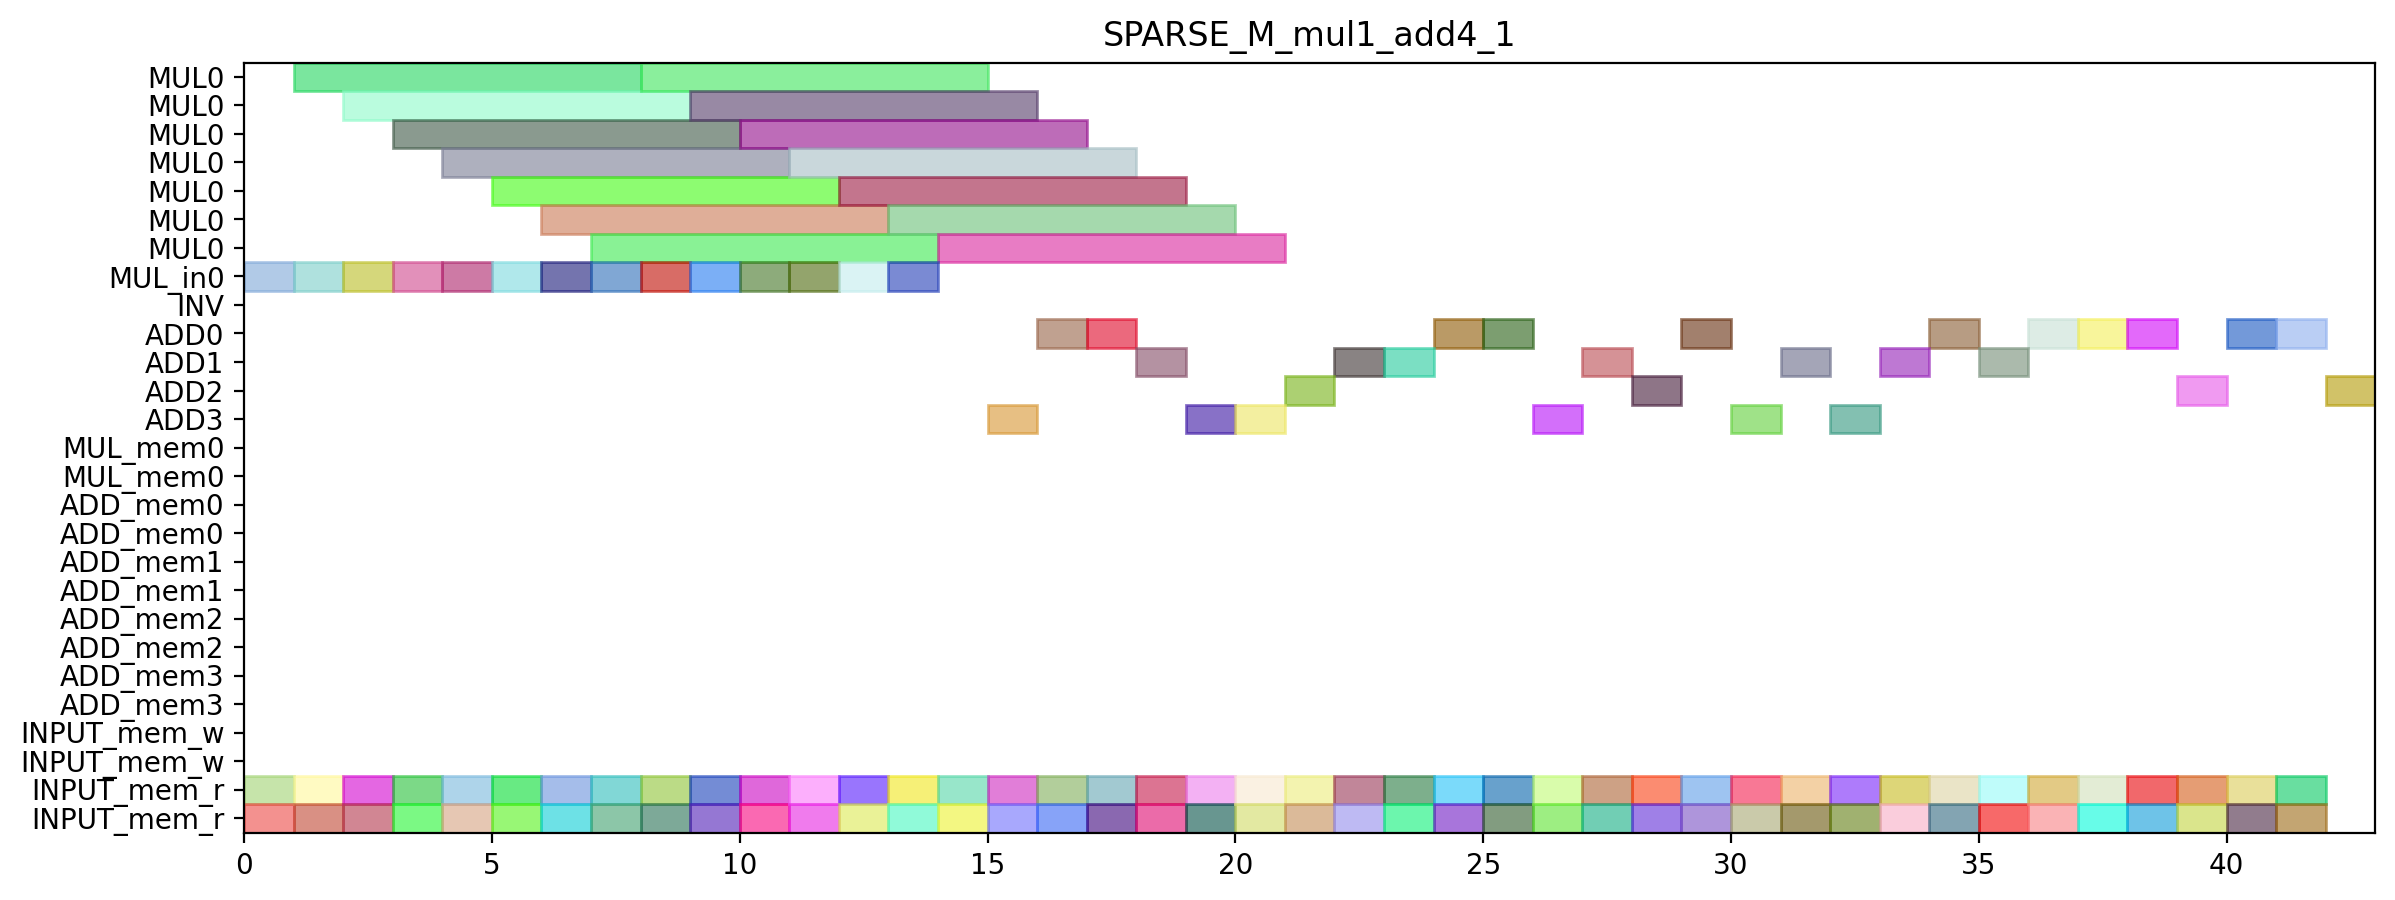

Reproduce this figure in Python.
from pyschedule import Scenario, solvers, plotters, alt


def solve():
	horizon = 121
	S = Scenario("SPARSE_M_mul1_add4_1", horizon=horizon)

	# resource
	MUL = S.Resources('MUL', num=1, size=7)
	MUL_in = S.Resources('MUL_in', num=1)
	INV = S.Resource('INV')
	ADD = S.Resources('ADD', num=4, periods=range(1, horizon))
	MUL_mem = S.Resources('MUL_mem', num=1, size=2)
	ADD_mem = S.Resources('ADD_mem', num=4, size=2)
	INPUT_mem_w = S.Resource('INPUT_mem_w', size=2)
	INPUT_mem_r = S.Resource('INPUT_mem_r', size=2)

	# result of previous scheduling
	t4_t2_t1_in = S.Task('t4_t2_t1_in', length=1, delay_cost=1)
	S += t4_t2_t1_in >= 0
	t4_t2_t1_in += MUL_in[0]

	t4_t2_t1_mem0 = S.Task('t4_t2_t1_mem0', length=1, delay_cost=1)
	S += t4_t2_t1_mem0 >= 0
	t4_t2_t1_mem0 += INPUT_mem_r

	t4_t2_t1_mem1 = S.Task('t4_t2_t1_mem1', length=1, delay_cost=1)
	S += t4_t2_t1_mem1 >= 0
	t4_t2_t1_mem1 += INPUT_mem_r

	t4_t1_t0_in = S.Task('t4_t1_t0_in', length=1, delay_cost=1)
	S += t4_t1_t0_in >= 1
	t4_t1_t0_in += MUL_in[0]

	t4_t1_t0_mem0 = S.Task('t4_t1_t0_mem0', length=1, delay_cost=1)
	S += t4_t1_t0_mem0 >= 1
	t4_t1_t0_mem0 += INPUT_mem_r

	t4_t1_t0_mem1 = S.Task('t4_t1_t0_mem1', length=1, delay_cost=1)
	S += t4_t1_t0_mem1 >= 1
	t4_t1_t0_mem1 += INPUT_mem_r

	t4_t2_t1 = S.Task('t4_t2_t1', length=7, delay_cost=1)
	S += t4_t2_t1 >= 1
	t4_t2_t1 += MUL[0]

	t4_t0_t1_in = S.Task('t4_t0_t1_in', length=1, delay_cost=1)
	S += t4_t0_t1_in >= 2
	t4_t0_t1_in += MUL_in[0]

	t4_t0_t1_mem0 = S.Task('t4_t0_t1_mem0', length=1, delay_cost=1)
	S += t4_t0_t1_mem0 >= 2
	t4_t0_t1_mem0 += INPUT_mem_r

	t4_t0_t1_mem1 = S.Task('t4_t0_t1_mem1', length=1, delay_cost=1)
	S += t4_t0_t1_mem1 >= 2
	t4_t0_t1_mem1 += INPUT_mem_r

	t4_t1_t0 = S.Task('t4_t1_t0', length=7, delay_cost=1)
	S += t4_t1_t0 >= 2
	t4_t1_t0 += MUL[0]

	t4_t0_t0_in = S.Task('t4_t0_t0_in', length=1, delay_cost=1)
	S += t4_t0_t0_in >= 3
	t4_t0_t0_in += MUL_in[0]

	t4_t0_t0_mem0 = S.Task('t4_t0_t0_mem0', length=1, delay_cost=1)
	S += t4_t0_t0_mem0 >= 3
	t4_t0_t0_mem0 += INPUT_mem_r

	t4_t0_t0_mem1 = S.Task('t4_t0_t0_mem1', length=1, delay_cost=1)
	S += t4_t0_t0_mem1 >= 3
	t4_t0_t0_mem1 += INPUT_mem_r

	t4_t0_t1 = S.Task('t4_t0_t1', length=7, delay_cost=1)
	S += t4_t0_t1 >= 3
	t4_t0_t1 += MUL[0]

	t4_t0_t0 = S.Task('t4_t0_t0', length=7, delay_cost=1)
	S += t4_t0_t0 >= 4
	t4_t0_t0 += MUL[0]

	t4_t8_t0_in = S.Task('t4_t8_t0_in', length=1, delay_cost=1)
	S += t4_t8_t0_in >= 4
	t4_t8_t0_in += MUL_in[0]

	t4_t8_t0_mem0 = S.Task('t4_t8_t0_mem0', length=1, delay_cost=1)
	S += t4_t8_t0_mem0 >= 4
	t4_t8_t0_mem0 += INPUT_mem_r

	t4_t8_t0_mem1 = S.Task('t4_t8_t0_mem1', length=1, delay_cost=1)
	S += t4_t8_t0_mem1 >= 4
	t4_t8_t0_mem1 += INPUT_mem_r

	t2_t1_in = S.Task('t2_t1_in', length=1, delay_cost=1)
	S += t2_t1_in >= 5
	t2_t1_in += MUL_in[0]

	t2_t1_mem0 = S.Task('t2_t1_mem0', length=1, delay_cost=1)
	S += t2_t1_mem0 >= 5
	t2_t1_mem0 += INPUT_mem_r

	t2_t1_mem1 = S.Task('t2_t1_mem1', length=1, delay_cost=1)
	S += t2_t1_mem1 >= 5
	t2_t1_mem1 += INPUT_mem_r

	t4_t8_t0 = S.Task('t4_t8_t0', length=7, delay_cost=1)
	S += t4_t8_t0 >= 5
	t4_t8_t0 += MUL[0]

	t2_t0_in = S.Task('t2_t0_in', length=1, delay_cost=1)
	S += t2_t0_in >= 6
	t2_t0_in += MUL_in[0]

	t2_t0_mem0 = S.Task('t2_t0_mem0', length=1, delay_cost=1)
	S += t2_t0_mem0 >= 6
	t2_t0_mem0 += INPUT_mem_r

	t2_t0_mem1 = S.Task('t2_t0_mem1', length=1, delay_cost=1)
	S += t2_t0_mem1 >= 6
	t2_t0_mem1 += INPUT_mem_r

	t2_t1 = S.Task('t2_t1', length=7, delay_cost=1)
	S += t2_t1 >= 6
	t2_t1 += MUL[0]

	t1_t0_in = S.Task('t1_t0_in', length=1, delay_cost=1)
	S += t1_t0_in >= 7
	t1_t0_in += MUL_in[0]

	t1_t0_mem0 = S.Task('t1_t0_mem0', length=1, delay_cost=1)
	S += t1_t0_mem0 >= 7
	t1_t0_mem0 += INPUT_mem_r

	t1_t0_mem1 = S.Task('t1_t0_mem1', length=1, delay_cost=1)
	S += t1_t0_mem1 >= 7
	t1_t0_mem1 += INPUT_mem_r

	t2_t0 = S.Task('t2_t0', length=7, delay_cost=1)
	S += t2_t0 >= 7
	t2_t0 += MUL[0]

	t0_t1_in = S.Task('t0_t1_in', length=1, delay_cost=1)
	S += t0_t1_in >= 8
	t0_t1_in += MUL_in[0]

	t0_t1_mem0 = S.Task('t0_t1_mem0', length=1, delay_cost=1)
	S += t0_t1_mem0 >= 8
	t0_t1_mem0 += INPUT_mem_r

	t0_t1_mem1 = S.Task('t0_t1_mem1', length=1, delay_cost=1)
	S += t0_t1_mem1 >= 8
	t0_t1_mem1 += INPUT_mem_r

	t1_t0 = S.Task('t1_t0', length=7, delay_cost=1)
	S += t1_t0 >= 8
	t1_t0 += MUL[0]

	t0_t1 = S.Task('t0_t1', length=7, delay_cost=1)
	S += t0_t1 >= 9
	t0_t1 += MUL[0]

	t4_t8_t1_in = S.Task('t4_t8_t1_in', length=1, delay_cost=1)
	S += t4_t8_t1_in >= 9
	t4_t8_t1_in += MUL_in[0]

	t4_t8_t1_mem0 = S.Task('t4_t8_t1_mem0', length=1, delay_cost=1)
	S += t4_t8_t1_mem0 >= 9
	t4_t8_t1_mem0 += INPUT_mem_r

	t4_t8_t1_mem1 = S.Task('t4_t8_t1_mem1', length=1, delay_cost=1)
	S += t4_t8_t1_mem1 >= 9
	t4_t8_t1_mem1 += INPUT_mem_r

	t4_t2_t0_in = S.Task('t4_t2_t0_in', length=1, delay_cost=1)
	S += t4_t2_t0_in >= 10
	t4_t2_t0_in += MUL_in[0]

	t4_t2_t0_mem0 = S.Task('t4_t2_t0_mem0', length=1, delay_cost=1)
	S += t4_t2_t0_mem0 >= 10
	t4_t2_t0_mem0 += INPUT_mem_r

	t4_t2_t0_mem1 = S.Task('t4_t2_t0_mem1', length=1, delay_cost=1)
	S += t4_t2_t0_mem1 >= 10
	t4_t2_t0_mem1 += INPUT_mem_r

	t4_t8_t1 = S.Task('t4_t8_t1', length=7, delay_cost=1)
	S += t4_t8_t1 >= 10
	t4_t8_t1 += MUL[0]

	t4_t1_t1_in = S.Task('t4_t1_t1_in', length=1, delay_cost=1)
	S += t4_t1_t1_in >= 11
	t4_t1_t1_in += MUL_in[0]

	t4_t1_t1_mem0 = S.Task('t4_t1_t1_mem0', length=1, delay_cost=1)
	S += t4_t1_t1_mem0 >= 11
	t4_t1_t1_mem0 += INPUT_mem_r

	t4_t1_t1_mem1 = S.Task('t4_t1_t1_mem1', length=1, delay_cost=1)
	S += t4_t1_t1_mem1 >= 11
	t4_t1_t1_mem1 += INPUT_mem_r

	t4_t2_t0 = S.Task('t4_t2_t0', length=7, delay_cost=1)
	S += t4_t2_t0 >= 11
	t4_t2_t0 += MUL[0]

	t1_t1_in = S.Task('t1_t1_in', length=1, delay_cost=1)
	S += t1_t1_in >= 12
	t1_t1_in += MUL_in[0]

	t1_t1_mem0 = S.Task('t1_t1_mem0', length=1, delay_cost=1)
	S += t1_t1_mem0 >= 12
	t1_t1_mem0 += INPUT_mem_r

	t1_t1_mem1 = S.Task('t1_t1_mem1', length=1, delay_cost=1)
	S += t1_t1_mem1 >= 12
	t1_t1_mem1 += INPUT_mem_r

	t4_t1_t1 = S.Task('t4_t1_t1', length=7, delay_cost=1)
	S += t4_t1_t1 >= 12
	t4_t1_t1 += MUL[0]

	t0_t0_in = S.Task('t0_t0_in', length=1, delay_cost=1)
	S += t0_t0_in >= 13
	t0_t0_in += MUL_in[0]

	t0_t0_mem0 = S.Task('t0_t0_mem0', length=1, delay_cost=1)
	S += t0_t0_mem0 >= 13
	t0_t0_mem0 += INPUT_mem_r

	t0_t0_mem1 = S.Task('t0_t0_mem1', length=1, delay_cost=1)
	S += t0_t0_mem1 >= 13
	t0_t0_mem1 += INPUT_mem_r

	t1_t1 = S.Task('t1_t1', length=7, delay_cost=1)
	S += t1_t1 >= 13
	t1_t1 += MUL[0]

	t0_t0 = S.Task('t0_t0', length=7, delay_cost=1)
	S += t0_t0 >= 14
	t0_t0 += MUL[0]

	t4_t51_mem0 = S.Task('t4_t51_mem0', length=1, delay_cost=1)
	S += t4_t51_mem0 >= 14
	t4_t51_mem0 += INPUT_mem_r

	t4_t51_mem1 = S.Task('t4_t51_mem1', length=1, delay_cost=1)
	S += t4_t51_mem1 >= 14
	t4_t51_mem1 += INPUT_mem_r

	t4_t1_t2_mem0 = S.Task('t4_t1_t2_mem0', length=1, delay_cost=1)
	S += t4_t1_t2_mem0 >= 15
	t4_t1_t2_mem0 += INPUT_mem_r

	t4_t1_t2_mem1 = S.Task('t4_t1_t2_mem1', length=1, delay_cost=1)
	S += t4_t1_t2_mem1 >= 15
	t4_t1_t2_mem1 += INPUT_mem_r

	t4_t51 = S.Task('t4_t51', length=1, delay_cost=1)
	S += t4_t51 >= 15
	t4_t51 += ADD[3]

	t2_t2_mem0 = S.Task('t2_t2_mem0', length=1, delay_cost=1)
	S += t2_t2_mem0 >= 16
	t2_t2_mem0 += INPUT_mem_r

	t2_t2_mem1 = S.Task('t2_t2_mem1', length=1, delay_cost=1)
	S += t2_t2_mem1 >= 16
	t2_t2_mem1 += INPUT_mem_r

	t4_t1_t2 = S.Task('t4_t1_t2', length=1, delay_cost=1)
	S += t4_t1_t2 >= 16
	t4_t1_t2 += ADD[0]

	t0_t2_mem0 = S.Task('t0_t2_mem0', length=1, delay_cost=1)
	S += t0_t2_mem0 >= 17
	t0_t2_mem0 += INPUT_mem_r

	t0_t2_mem1 = S.Task('t0_t2_mem1', length=1, delay_cost=1)
	S += t0_t2_mem1 >= 17
	t0_t2_mem1 += INPUT_mem_r

	t2_t2 = S.Task('t2_t2', length=1, delay_cost=1)
	S += t2_t2 >= 17
	t2_t2 += ADD[0]

	t0_t2 = S.Task('t0_t2', length=1, delay_cost=1)
	S += t0_t2 >= 18
	t0_t2 += ADD[1]

	t0_t3_mem0 = S.Task('t0_t3_mem0', length=1, delay_cost=1)
	S += t0_t3_mem0 >= 18
	t0_t3_mem0 += INPUT_mem_r

	t0_t3_mem1 = S.Task('t0_t3_mem1', length=1, delay_cost=1)
	S += t0_t3_mem1 >= 18
	t0_t3_mem1 += INPUT_mem_r

	t0_t3 = S.Task('t0_t3', length=1, delay_cost=1)
	S += t0_t3 >= 19
	t0_t3 += ADD[3]

	t4_t0_t2_mem0 = S.Task('t4_t0_t2_mem0', length=1, delay_cost=1)
	S += t4_t0_t2_mem0 >= 19
	t4_t0_t2_mem0 += INPUT_mem_r

	t4_t0_t2_mem1 = S.Task('t4_t0_t2_mem1', length=1, delay_cost=1)
	S += t4_t0_t2_mem1 >= 19
	t4_t0_t2_mem1 += INPUT_mem_r

	t4_t0_t2 = S.Task('t4_t0_t2', length=1, delay_cost=1)
	S += t4_t0_t2 >= 20
	t4_t0_t2 += ADD[3]

	t4_t0_t3_mem0 = S.Task('t4_t0_t3_mem0', length=1, delay_cost=1)
	S += t4_t0_t3_mem0 >= 20
	t4_t0_t3_mem0 += INPUT_mem_r

	t4_t0_t3_mem1 = S.Task('t4_t0_t3_mem1', length=1, delay_cost=1)
	S += t4_t0_t3_mem1 >= 20
	t4_t0_t3_mem1 += INPUT_mem_r

	t1_t2_mem0 = S.Task('t1_t2_mem0', length=1, delay_cost=1)
	S += t1_t2_mem0 >= 21
	t1_t2_mem0 += INPUT_mem_r

	t1_t2_mem1 = S.Task('t1_t2_mem1', length=1, delay_cost=1)
	S += t1_t2_mem1 >= 21
	t1_t2_mem1 += INPUT_mem_r

	t4_t0_t3 = S.Task('t4_t0_t3', length=1, delay_cost=1)
	S += t4_t0_t3 >= 21
	t4_t0_t3 += ADD[2]

	t1_t2 = S.Task('t1_t2', length=1, delay_cost=1)
	S += t1_t2 >= 22
	t1_t2 += ADD[1]

	t2_t3_mem0 = S.Task('t2_t3_mem0', length=1, delay_cost=1)
	S += t2_t3_mem0 >= 22
	t2_t3_mem0 += INPUT_mem_r

	t2_t3_mem1 = S.Task('t2_t3_mem1', length=1, delay_cost=1)
	S += t2_t3_mem1 >= 22
	t2_t3_mem1 += INPUT_mem_r

	t2_t3 = S.Task('t2_t3', length=1, delay_cost=1)
	S += t2_t3 >= 23
	t2_t3 += ADD[1]

	t4_t1_t3_mem0 = S.Task('t4_t1_t3_mem0', length=1, delay_cost=1)
	S += t4_t1_t3_mem0 >= 23
	t4_t1_t3_mem0 += INPUT_mem_r

	t4_t1_t3_mem1 = S.Task('t4_t1_t3_mem1', length=1, delay_cost=1)
	S += t4_t1_t3_mem1 >= 23
	t4_t1_t3_mem1 += INPUT_mem_r

	t4_t1_t3 = S.Task('t4_t1_t3', length=1, delay_cost=1)
	S += t4_t1_t3 >= 24
	t4_t1_t3 += ADD[0]

	t4_t50_mem0 = S.Task('t4_t50_mem0', length=1, delay_cost=1)
	S += t4_t50_mem0 >= 24
	t4_t50_mem0 += INPUT_mem_r

	t4_t50_mem1 = S.Task('t4_t50_mem1', length=1, delay_cost=1)
	S += t4_t50_mem1 >= 24
	t4_t50_mem1 += INPUT_mem_r

	t4_t41_mem0 = S.Task('t4_t41_mem0', length=1, delay_cost=1)
	S += t4_t41_mem0 >= 25
	t4_t41_mem0 += INPUT_mem_r

	t4_t41_mem1 = S.Task('t4_t41_mem1', length=1, delay_cost=1)
	S += t4_t41_mem1 >= 25
	t4_t41_mem1 += INPUT_mem_r

	t4_t50 = S.Task('t4_t50', length=1, delay_cost=1)
	S += t4_t50 >= 25
	t4_t50 += ADD[0]

	t1_t3_mem0 = S.Task('t1_t3_mem0', length=1, delay_cost=1)
	S += t1_t3_mem0 >= 26
	t1_t3_mem0 += INPUT_mem_r

	t1_t3_mem1 = S.Task('t1_t3_mem1', length=1, delay_cost=1)
	S += t1_t3_mem1 >= 26
	t1_t3_mem1 += INPUT_mem_r

	t4_t41 = S.Task('t4_t41', length=1, delay_cost=1)
	S += t4_t41 >= 26
	t4_t41 += ADD[3]

	t1_t3 = S.Task('t1_t3', length=1, delay_cost=1)
	S += t1_t3 >= 27
	t1_t3 += ADD[1]

	t4_t40_mem0 = S.Task('t4_t40_mem0', length=1, delay_cost=1)
	S += t4_t40_mem0 >= 27
	t4_t40_mem0 += INPUT_mem_r

	t4_t40_mem1 = S.Task('t4_t40_mem1', length=1, delay_cost=1)
	S += t4_t40_mem1 >= 27
	t4_t40_mem1 += INPUT_mem_r

	t4_t2_t3_mem0 = S.Task('t4_t2_t3_mem0', length=1, delay_cost=1)
	S += t4_t2_t3_mem0 >= 28
	t4_t2_t3_mem0 += INPUT_mem_r

	t4_t2_t3_mem1 = S.Task('t4_t2_t3_mem1', length=1, delay_cost=1)
	S += t4_t2_t3_mem1 >= 28
	t4_t2_t3_mem1 += INPUT_mem_r

	t4_t40 = S.Task('t4_t40', length=1, delay_cost=1)
	S += t4_t40 >= 28
	t4_t40 += ADD[2]

	t4_t2_t2_mem0 = S.Task('t4_t2_t2_mem0', length=1, delay_cost=1)
	S += t4_t2_t2_mem0 >= 29
	t4_t2_t2_mem0 += INPUT_mem_r

	t4_t2_t2_mem1 = S.Task('t4_t2_t2_mem1', length=1, delay_cost=1)
	S += t4_t2_t2_mem1 >= 29
	t4_t2_t2_mem1 += INPUT_mem_r

	t4_t2_t3 = S.Task('t4_t2_t3', length=1, delay_cost=1)
	S += t4_t2_t3 >= 29
	t4_t2_t3 += ADD[0]

	t4_t2_t2 = S.Task('t4_t2_t2', length=1, delay_cost=1)
	S += t4_t2_t2 >= 30
	t4_t2_t2 += ADD[3]


	# new tasks
	t4_t8_t2 = S.Task('t4_t8_t2', length=1, delay_cost=1)
	t4_t8_t2 += alt(ADD)

	t4_t8_t2_mem0 = S.Task('t4_t8_t2_mem0', length=1, delay_cost=1)
	t4_t8_t2_mem0 += INPUT_mem_r
	S += t4_t8_t2_mem0<=t4_t8_t2

	t4_t8_t2_mem1 = S.Task('t4_t8_t2_mem1', length=1, delay_cost=1)
	t4_t8_t2_mem1 += INPUT_mem_r
	S += t4_t8_t2_mem1<=t4_t8_t2

	t4_t8_t3 = S.Task('t4_t8_t3', length=1, delay_cost=1)
	t4_t8_t3 += alt(ADD)

	t4_t8_t3_mem0 = S.Task('t4_t8_t3_mem0', length=1, delay_cost=1)
	t4_t8_t3_mem0 += INPUT_mem_r
	S += t4_t8_t3_mem0<=t4_t8_t3

	t4_t8_t3_mem1 = S.Task('t4_t8_t3_mem1', length=1, delay_cost=1)
	t4_t8_t3_mem1 += INPUT_mem_r
	S += t4_t8_t3_mem1<=t4_t8_t3

	t70 = S.Task('t70', length=1, delay_cost=1)
	t70 += alt(ADD)

	t70_mem0 = S.Task('t70_mem0', length=1, delay_cost=1)
	t70_mem0 += INPUT_mem_r
	S += t70_mem0<=t70

	t70_mem1 = S.Task('t70_mem1', length=1, delay_cost=1)
	t70_mem1 += INPUT_mem_r
	S += t70_mem1<=t70

	t71 = S.Task('t71', length=1, delay_cost=1)
	t71 += alt(ADD)

	t71_mem0 = S.Task('t71_mem0', length=1, delay_cost=1)
	t71_mem0 += INPUT_mem_r
	S += t71_mem0<=t71

	t71_mem1 = S.Task('t71_mem1', length=1, delay_cost=1)
	t71_mem1 += INPUT_mem_r
	S += t71_mem1<=t71

	t80 = S.Task('t80', length=1, delay_cost=1)
	t80 += alt(ADD)

	t80_mem0 = S.Task('t80_mem0', length=1, delay_cost=1)
	t80_mem0 += INPUT_mem_r
	S += t80_mem0<=t80

	t80_mem1 = S.Task('t80_mem1', length=1, delay_cost=1)
	t80_mem1 += INPUT_mem_r
	S += t80_mem1<=t80

	t81 = S.Task('t81', length=1, delay_cost=1)
	t81 += alt(ADD)

	t81_mem0 = S.Task('t81_mem0', length=1, delay_cost=1)
	t81_mem0 += INPUT_mem_r
	S += t81_mem0<=t81

	t81_mem1 = S.Task('t81_mem1', length=1, delay_cost=1)
	t81_mem1 += INPUT_mem_r
	S += t81_mem1<=t81

	t90 = S.Task('t90', length=1, delay_cost=1)
	t90 += alt(ADD)

	t90_mem0 = S.Task('t90_mem0', length=1, delay_cost=1)
	t90_mem0 += INPUT_mem_r
	S += t90_mem0<=t90

	t90_mem1 = S.Task('t90_mem1', length=1, delay_cost=1)
	t90_mem1 += INPUT_mem_r
	S += t90_mem1<=t90

	t91 = S.Task('t91', length=1, delay_cost=1)
	t91 += alt(ADD)

	t91_mem0 = S.Task('t91_mem0', length=1, delay_cost=1)
	t91_mem0 += INPUT_mem_r
	S += t91_mem0<=t91

	t91_mem1 = S.Task('t91_mem1', length=1, delay_cost=1)
	t91_mem1 += INPUT_mem_r
	S += t91_mem1<=t91

	t100 = S.Task('t100', length=1, delay_cost=1)
	t100 += alt(ADD)

	t100_mem0 = S.Task('t100_mem0', length=1, delay_cost=1)
	t100_mem0 += INPUT_mem_r
	S += t100_mem0<=t100

	t100_mem1 = S.Task('t100_mem1', length=1, delay_cost=1)
	t100_mem1 += INPUT_mem_r
	S += t100_mem1<=t100

	t101 = S.Task('t101', length=1, delay_cost=1)
	t101 += alt(ADD)

	t101_mem0 = S.Task('t101_mem0', length=1, delay_cost=1)
	t101_mem0 += INPUT_mem_r
	S += t101_mem0<=t101

	t101_mem1 = S.Task('t101_mem1', length=1, delay_cost=1)
	t101_mem1 += INPUT_mem_r
	S += t101_mem1<=t101

	t5_t0_t2 = S.Task('t5_t0_t2', length=1, delay_cost=1)
	t5_t0_t2 += alt(ADD)

	t5_t0_t2_mem0 = S.Task('t5_t0_t2_mem0', length=1, delay_cost=1)
	t5_t0_t2_mem0 += INPUT_mem_r
	S += t5_t0_t2_mem0<=t5_t0_t2

	t5_t0_t2_mem1 = S.Task('t5_t0_t2_mem1', length=1, delay_cost=1)
	t5_t0_t2_mem1 += INPUT_mem_r
	S += t5_t0_t2_mem1<=t5_t0_t2

	t5_t8_t2 = S.Task('t5_t8_t2', length=1, delay_cost=1)
	t5_t8_t2 += alt(ADD)

	t5_t8_t2_mem0 = S.Task('t5_t8_t2_mem0', length=1, delay_cost=1)
	t5_t8_t2_mem0 += INPUT_mem_r
	S += t5_t8_t2_mem0<=t5_t8_t2

	t5_t8_t2_mem1 = S.Task('t5_t8_t2_mem1', length=1, delay_cost=1)
	t5_t8_t2_mem1 += INPUT_mem_r
	S += t5_t8_t2_mem1<=t5_t8_t2

	solvers.mip.solve(S,msg=1,kind='CPLEX',ratio_gap=1.01)

	solution = [['hoge']*len(S.solution()[1]) for i in range(len(S.solution()))]
	for i in range(len(S.solution())):
		for j in range(len(S.solution()[i])):
			solution[i][j]=str(S.solution()[i][j])
	print(solution)

	cycles = int(solution[-1][3])

	pic_file_name = "SPARSE_M_mul1_add4/SPARSE_M_mul1_add4_1.png"
	if(S.solution() != []):
		plotters.matplotlib.plot(S,img_filename=pic_file_name, vertical_text=True, fig_size=(cycles*0.25+3, 5), show_task_labels=False)

	return solution
